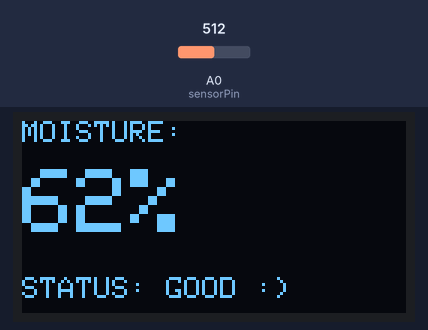
Bench run of a sketch on a simulated Arduino Uno, built with avr-gcc and run on an emulated ATmega328P. Shown: 128×64 one-colour display. The test bench sets the inputs (shaded band); at power-on: A0 (sensorPin) = 512.

Above: at 3.2 s.
3.3 s: A0 (sensorPin) set to 525
At 5.3 s:
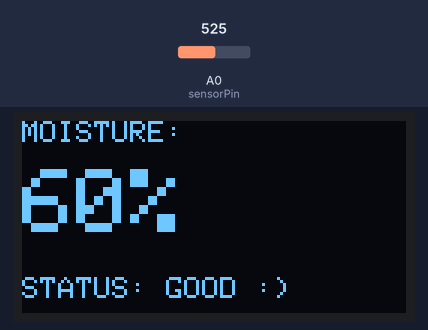
5.6 s: A0 (sensorPin) set to 454
At 6.6 s:
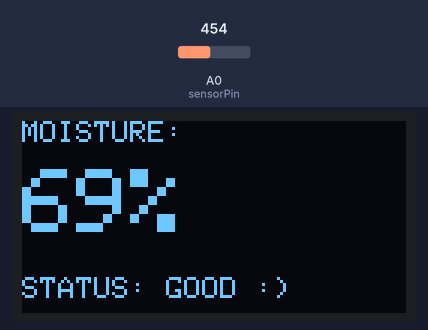
7.7 s: A0 (sensorPin) set to 433
At 9.1 s:
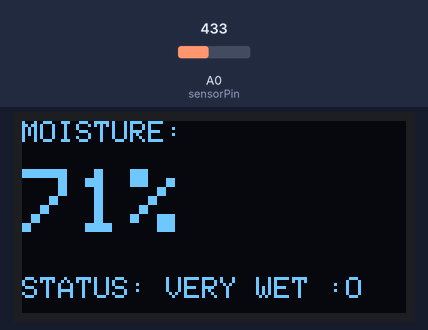
9.7 s: A0 (sensorPin) set to 306
At 11.5 s:
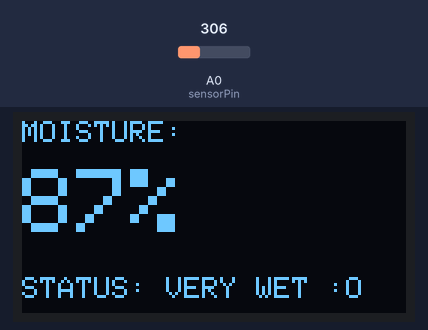
11.8 s: A0 (sensorPin) set to 716
At 13.0 s:
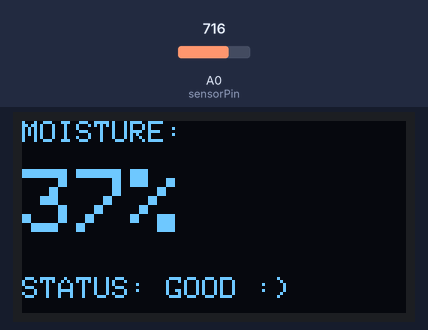
13.8 s: A0 (sensorPin) set to 725
At 15.5 s:
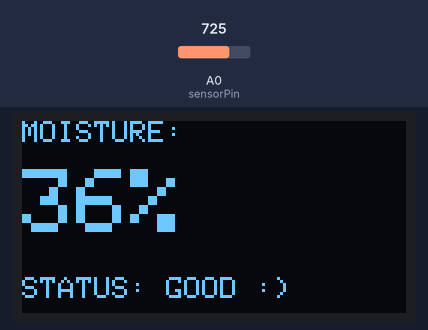
Timing chart, 0 to 16.9 s (numbered marks = the images above; inputs shaded):
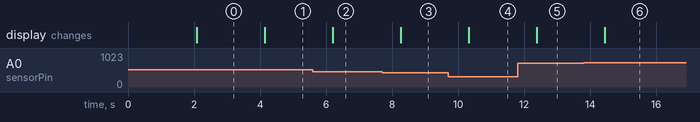

The sketch:

Water_me.ino
```cpp
#include <SPI.h>
#include <Wire.h>
#include <Adafruit_GFX.h>
#include <Adafruit_SSD1306.h>

#define SCREEN_WIDTH 128
#define SCREEN_HEIGHT 64


Adafruit_SSD1306 display(SCREEN_WIDTH, SCREEN_HEIGHT, &Wire, -1);

const int sensorPin = A0;

void setup() {
  Serial.begin(9600);

  if(!display.begin(SSD1306_SWITCHCAPVCC, 0x3C)) {
    Serial.println(F("OLED дисплей не найден!"));
    for(;;);
  }

  display.clearDisplay();
  display.setTextColor(SSD1306_WHITE);
  display.setTextSize(1);
  display.setCursor(15, 20);
  display.print("Flower Monitor");
  display.display();
  delay(2000);
}

void loop() {
  int rawValue = analogRead(sensorPin);

  int moisturePercent = map(rawValue, 1023, 200, 0, 100);
  moisturePercent = constrain(moisturePercent, 0, 100);

  display.clearDisplay();


  display.setTextSize(1);
  display.setCursor(0, 0);
  display.print("MOISTURE:");


  display.setTextSize(3);
  display.setCursor(0, 16);
  display.print(moisturePercent);
  display.print("%");


  display.setTextSize(1);
  display.setCursor(0, 52);

  if (moisturePercent < 30) {
    display.print("STATUS: NEED WATER! :(");
  } else if (moisturePercent >= 30 && moisturePercent < 70) {
    display.print("STATUS: GOOD :)");
  } else {
    display.print("STATUS: VERY WET :O");
  }

  display.display();

  delay(1000);
}
```

Measured:
- the behaviour switches between 512 and 513 on A0 (sensorPin) (found by bisection; images 0 and 1)
- the behaviour switches between 447 and 446 on A0 (sensorPin) (found by bisection; images 2 and 3)
- the behaviour switches between 718 and 719 on A0 (sensorPin) (found by bisection; images 5 and 6)
- after the input at 3.3 s, the display: changes after 0.85 s (image 1)
- after the input at 5.6 s, the display: changes after 0.61 s (image 2)
- after the input at 7.7 s, the display: changes after 0.57 s (image 3)
- after the input at 9.7 s, the display: changes after 0.63 s (image 4)
- after the input at 11.8 s, the display: changes after 0.59 s (image 5)
- after the input at 13.8 s, the display: changes after 0.65 s (image 6)
